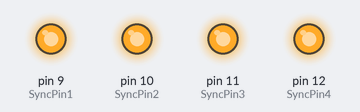
Recording of a sketch running on a simulated Arduino Uno, built with avr-gcc and run on an emulated ATmega328P. Shown: output pins drawn as LEDs (lit = HIGH). Random numbers use the default seed unless the sketch sets one.

Above: at 0.6 s.
At 39.1 s:
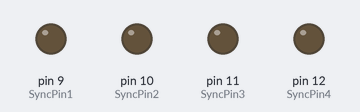
Timing chart, 0 to 40.5 s (numbered marks = the images above):
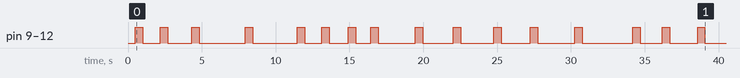

Measured:
- by itself, pin 9 (SyncPin1), pin 10 (SyncPin2), pin 11 (SyncPin3), pin 12 (SyncPin4): LOW → HIGH at 0.50 s, → LOW 0.50 s later, → HIGH 1.2 s later, → LOW 0.50 s later, … (32 changes in this stretch)

The sketch:

MatrixRigs_Arduino_SyncPulse_2024.ino
```cpp
#define SyncPin1 9
#define SyncPin2 10
#define SyncPin3 11
#define SyncPin4 12

long wait_time;

/////////////////////////////////
void setup() {
  // put your setup code here, to run once:
  pinMode(SyncPin1, OUTPUT);  // pin for sync pulse 1
  pinMode(SyncPin2, OUTPUT);  // pin for sync pulse 2
  pinMode(SyncPin3, OUTPUT);  // pin for sync pulse 3
  pinMode(SyncPin4, OUTPUT);  // pin for sync pulse 4

  randomSeed(analogRead(0));

  //Serial.begin(9600);
  // Serial.setTimeout(5);

  delay(500);

}


/////////////////////////////////
void loop() {
  // put your main code here, to run repeatedly:

  digitalWrite(SyncPin1, HIGH);
  digitalWrite(SyncPin2, HIGH);
  digitalWrite(SyncPin3, HIGH);
  digitalWrite(SyncPin4, HIGH);
  delay(500);

  digitalWrite(SyncPin1, LOW);
  digitalWrite(SyncPin2, LOW);
  digitalWrite(SyncPin3, LOW);
  digitalWrite(SyncPin4, LOW);
  wait_time = random(1000,3500);

  //Serial.println(wait_time);

  delay(wait_time);

}
```
